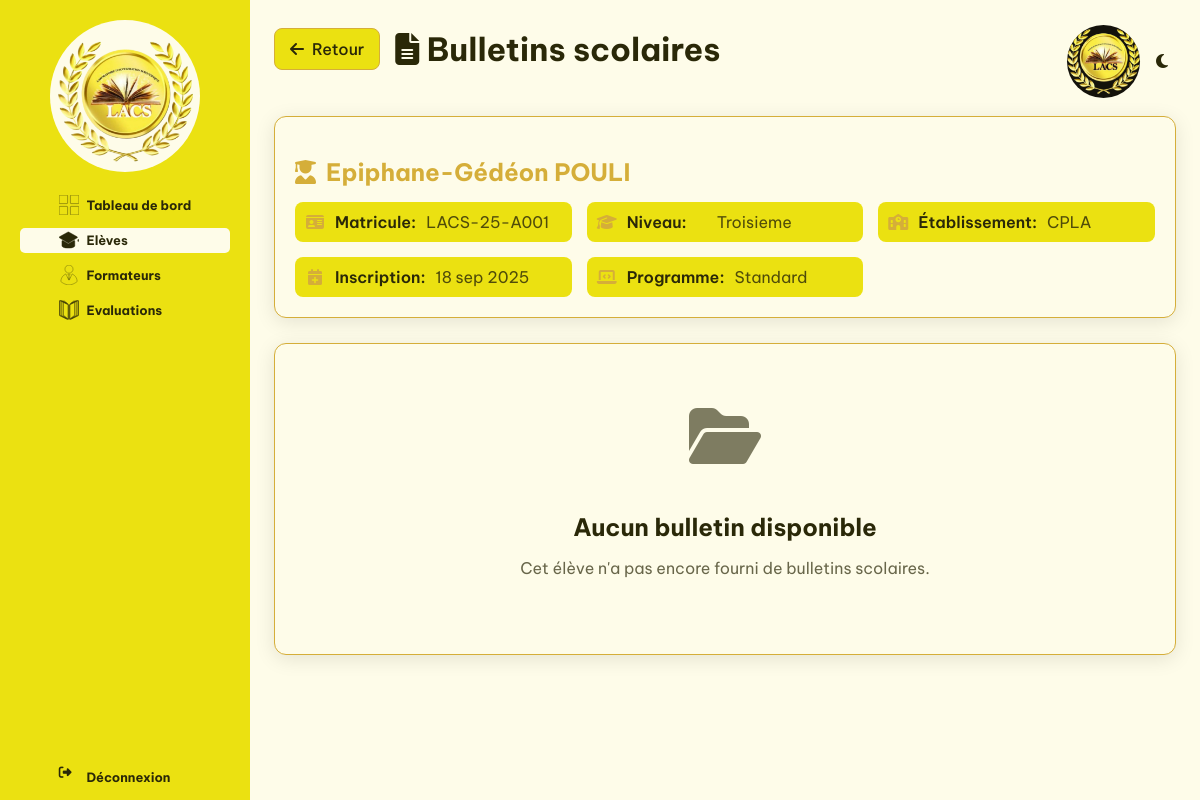
Screenshot of /bulletins/1 (signed in) with the database file from the repository.
### app/models.py (models this page shows)
class Utilisateur(db.Model, UserMixin):
    id = db.Column(db.Integer, primary_key=True)
    nom = db.Column(db.String(50), nullable=False)
    prenom = db.Column(db.String(50), nullable=False)
    numero_telephone = db.Column(db.String(20), nullable=True)
    email = db.Column(db.String(50), nullable=False, unique=True)
    mot_de_passe = db.Column(db.String(200), nullable=False)
    created_at = db.Column(db.Date, default=datetime.datetime.today())
    admin = db.Column(db.Boolean, default=False)

class Eleve(db.Model):
    id = db.Column(db.Integer, primary_key=True)
    matricule = db.Column(db.String(20), nullable=False, unique=True)
    date_naissance = db.Column(db.Date, nullable=False)
    classe = db.Column(db.String(50), nullable=False)
    genre = db.Column(db.String(10), nullable=False)
    utilisateur_id = db.Column(
        db.Integer, db.ForeignKey("utilisateur.id"), nullable=False
    )
    utilisateur = db.relationship(
        "Utilisateur", backref=db.backref("eleve", uselist=False, lazy=True)
    )
    parent_id = db.Column(db.Integer, db.ForeignKey("parent.id"), nullable=True)
    parent = db.relationship("Parent", backref=db.backref("enfants", lazy=True))

class Inscription(db.Model):
    id = db.Column(db.Integer, primary_key=True)
    adresse = db.Column(db.String(200), nullable=False)
    niveau_etude = db.Column(db.String(50), nullable=False)
    specialites = db.Column(db.String(100), nullable=True)
    etablissement_actuel = db.Column(db.String(200), nullable=False)
    niveau_maths = db.Column(db.String(50), nullable=False)
    niveau_sp = db.Column(db.String(50), nullable=False)
    niveau_svt = db.Column(db.String(50), nullable=False)
    bulletin_paths = db.Column(
        db.Text, nullable=True
    )  # Stocke les chemins des fichiers séparés par des virgules
    programme = db.Column(db.String(50), nullable=False)
    creneau = db.Column(db.String(50), nullable=True)
    services = db.Column(
        db.Text, nullable=True
    )  # Stocke les services sélectionnés séparés par des virgules
    attentes_lacs = db.Column(db.Text, nullable=True)
    created_at = db.Column(db.Date, default=datetime.datetime.today())
    eleve_id = db.Column(db.Integer, db.ForeignKey("eleve.id"), nullable=True)
    eleve = db.relationship(
        "Eleve", backref=db.backref("inscription", uselist=False, lazy=True)
    )

### app/routes.py (the view, shortened to what this page needs)
@app.route("/bulletins/<int:eleve_id>")
@login_required
def voir_bulletins(eleve_id):
    eleve = Eleve.query.get_or_404(eleve_id)
    inscription = Inscription.query.filter_by(eleve_id=eleve_id).first()
    bulletins = []
    return render_template(
        "bulletins.html", eleve=eleve, inscription=inscription, bulletins=bulletins
    )

### app/__init__.py (called while the page is built)
def format_date_fr(date_value, format_type="date"):
    if not date_value:
        return ""
    mois_fr = {
        1: "janv",
        2: "fév",
        3: "mar",
        4: "avr",
        5: "mai",
        6: "juin",
        7: "juil",
        8: "août",
        9: "sep",
        10: "oct",
        11: "nov",
        12: "déc",
    }
    if isinstance(date_value, str):
        date_value = datetime.strptime(date_value, "%Y-%m-%d").date()
    jour = date_value.day
    mois = mois_fr[date_value.month]
    annee = date_value.year
    if format_type == "date":
        return f"{jour} {mois} {annee}"
    elif format_type == "court":
        return f"{jour} {mois[:3]}. {annee}"
    else:
        return f"{jour} {mois} {annee}"

### app/routes.py (called while the page is built)
@login_manager.user_loader
def load_user(user_id):
    return Utilisateur.query.get(user_id)

### app/templates/bulletins.html (shortened to what this page needs)
<!DOCTYPE html>
<html lang="fr">
<head>
    <link rel="stylesheet" href="{{ url_for('static', filename='style/admin.css') }}">
    <link href="https://cdnjs.cloudflare.com/ajax/libs/font-awesome/6.5.0/css/all.min.css" rel="stylesheet">
</head>
<body>
    <header class="sidebar">
        <div class="logo">
            <img src="{{ url_for('static', filename='images/logo.png') }}" alt="LACS">
        </div>
        <nav class="menu">
            <div class="menu-header">
                <ul>
                    <li><a href="{{ url_for('admin_dashboard') }}">
                        Tableau de bord</a>
                    </li>
                    <li><a href="{{ url_for('liste_inscriptions') }}" class="active">
                        Elèves</a>
                    </li>
                    <li><a href="{{ url_for('add_article') }}">
                        Formateurs
                    </a></li>
                    <li><a href="{{ url_for('add_categorie') }}">
                        Evaluations
                    </a></li>
                </ul>
            </div>
            <div>
                <ul>
                    <li><a href="{{ url_for('logout') }}">
                        <i class="fas fa-sign-out-alt icon"></i>
                        Déconnexion</a>
                    </li>
                </ul>
            </div>
        </nav>
    </header>
    <main class="main">
        <div class="main-header">
            <div class="page-header">
                <a href="{{ url_for('liste_inscriptions') }}" class="back-btn">
                    <i class="fas fa-arrow-left"></i>
                    Retour
                </a>
                <h1>
                    <i class="fas fa-file-alt"></i>
                    Bulletins scolaires
                </h1>
            </div>
            <div class="main-header-left">
                <div class="profile">
                    <img src="{{url_for('static', filename='images/logo.png')}}" alt="">
                </div>
                <div onclick="toggleDarkMode()" class="theme">
                    <i class="fas fa-moon icon"></i>
                </div>
            </div>
        </div>
        <div class="main-content">
            <div class="student-summary">
                <h2>
                    <i class="fas fa-user-graduate"></i>
                    {{ eleve.utilisateur.prenom }} {{ eleve.utilisateur.nom }}
                </h2>
                <div class="student-details">
                    <div class="detail-item">
                        <i class="fas fa-id-card"></i>
                        <span class="label">Matricule:</span>
                        <span class="value">{{ eleve.matricule }}</span>
                    </div>
                    <div class="detail-item">
                        <i class="fas fa-graduation-cap"></i>
                        <span class="label">Niveau:</span>
                        <span class="value">{{ inscription.niveau_etude|title if inscription else 'N/A' }}</span>
                    </div>
                    <div class="detail-item">
                        <i class="fas fa-school"></i>
                        <span class="label">Établissement:</span>
                        <span class="value">{{ inscription.etablissement_actuel if inscription else 'N/A' }}</span>
                    </div>
                    <div class="detail-item">
                        <i class="fas fa-calendar-plus"></i>
                        <span class="label">Inscription:</span>
                        <span class="value">{{ inscription.created_at|date_fr if inscription else 'N/A' }}</span>
                    </div>
                    <div class="detail-item">
                        <i class="fas fa-laptop-code"></i>
                        <span class="label">Programme:</span>
                        <span class="value">{{ inscription.programme|title if inscription else 'N/A' }}</span>
                    </div>
                </div>
            </div>
            {% if bulletins %}
                <div class="bulletins-grid">
                    {% for bulletin in bulletins %}
                        <div class="bulletin-card">
                            <div class="bulletin-preview">
                                {% if bulletin.is_pdf %}
                                    <i class="fas fa-file-pdf pdf-icon"></i>
                                {% else %}
                                    <img src="{{ url_for('static', filename=bulletin.path) }}"
                                         alt="Bulletin {{ loop.index }}"
                                         loading="lazy">
                                {% endif %}
                            </div>
                            <div class="bulletin-info">
                                <div class="bulletin-filename">
                                    <i class="fas fa-file"></i>
                                    {{ bulletin.filename }}
                                </div>
                                <div class="bulletin-actions">
                                    <a href="{{ url_for('static', filename=bulletin.path) }}"
                                       target="_blank"
                                       class="action-btn btn-primary">
                                        <i class="fas fa-eye"></i>
                                        Voir
                                    </a>
                                    <a href="{{ url_for('static', filename=bulletin.path) }}"
                                       download="{{ bulletin.filename }}"
                                       class="action-btn btn-success">
                                        <i class="fas fa-download"></i>
                                        Télécharger
                                    </a>
                                </div>
                            </div>
                        </div>
                    {% endfor %}
                </div>
            {% else %}
                <div class="no-bulletins">
                    <i class="fas fa-folder-open"></i>
                    <h3>Aucun bulletin disponible</h3>
                    <p>Cet élève n'a pas encore fourni de bulletins scolaires.</p>
                </div>
            {% endif %}
        </div>
    </main>
</body>
</html>

### app/static/style/admin.css (style rules this page uses)
:root { --BackgroundDark: #14120B; --BackgroundLight: #FEFCE9; --BackgroungCardLight: #FEFCE9; --BackgroundElementLight: #EBE111; --BackgroundElementDark: #362B00; --BorderColorLight: #D5AE39; --BorderColorDark: #524202; --TextColorLight: #2A2808; --TextColorDark: #F6EEB4; --TextLinksColorLight: #D5AE39; --TextLinksColorDark: #EBE111; --ScrollBarLight: #2A2808; --ScrollBarDark: #F6EEB4; --space-neutral: 1.4em; --space-xxx-small: 0.2em; --space-xx-small: 0.4em; --space-x-small: 0.6em; --space-small: 0.8em; --space-medium: 1em; --space-large: 2em; --space-x-large: 3em; --space-xx-large: 4em; --space-xxx-large: 5em; --font-family: 'Be Vietnam Pro', Sans-Serif; --font-size-xxx-small: 45%; --font-size-xx-small: 55; --font-size-x-small: 62%; --font-size-small: 80%; --font-size-medium: 100%; --font-size-large: 125%; --font-size-x-large: 160%; --font-size-xx-large: 200%; --font-size-xxx-large: 260%; --max-width-xxx-small: 35rem; --max-width-xx-small: 45rem; --max-width-x-small: 54rem; --max-width-small: 65rem; --max-width-medium: 90rem; --max-width-large: 100rem; }
body { background-color: var(--BackgroundLight); color: var(--TextColorLight); font-family: var(--font-family); padding: 0; }
.sidebar { width: 250px; height: 100%; background-color: var(--BackgroundElementLight); position: fixed; top: 0; left: 0; z-index: 999; padding-top: 20px; display: flex; flex-direction: column; align-items: center; }
.logo { margin-bottom: 20px; height: 150px; width: 150px; background-color: var(--BackgroundLight); border-radius: 100%; display: flex; justify-content: center; align-items: center; padding-top: 10px; }
.logo img { width: 90%; }
.sidebar ul { list-style: none; padding: 0; margin: 0; }
.sidebar ul li { margin-bottom: 10px; }
.sidebar ul li a { text-decoration: none; color: var(--TextColorLight); font-size: var(--font-size-small); display: flex; align-items: center; gap: var(--space-x-small); padding: var(--space-xxx-small) var(--space-x-large); border-radius: 5px; font-weight: bold; }
.sidebar .active { background: var(--BackgroundLight); }
.sidebar .menu { display: flex; flex-direction: column; justify-content: space-between; height: 80%; margin-bottom: 20px; }
.icon { width: 20px; height: 20px; }
main { margin-left: 250px; margin-bottom: 100px; padding: 0 var(--space-medium) 0 var(--space-medium); }
.main-header { display: flex; justify-content: space-between; }
.main-header .main-header-left { display: flex; align-items: center; gap: var(--space-medium); }
.profile { height: 73px; width: 73px; background-color: var(--BackgroundDark); border-radius: 100%; display: flex; justify-content: center; align-items: center; overflow: hidden; }
.profile img { width: 100%; }
.theme { cursor: pointer; }

### app/templates/bulletins.html (style rules this page uses)
.no-bulletins { text-align: center; padding: 60px 20px; background: var(--BackgroundLight); border-radius: 12px; box-shadow: 0 4px 20px rgba(0, 0, 0, 0.1); border: 1px solid var(--BorderColorLight); }
.no-bulletins i { font-size: 4rem; color: var(--TextColorLight); margin-bottom: 20px; opacity: 0.6; }
.no-bulletins h3 { color: var(--TextColorLight); margin-bottom: 10px; font-size: 1.5rem; }
.no-bulletins p { color: var(--TextColorLight); font-size: 1rem; opacity: 0.7; }
.student-summary { background: var(--BackgroundLight); border-radius: 12px; padding: 20px; margin-bottom: 25px; box-shadow: 0 4px 20px rgba(0, 0, 0, 0.1); border: 1px solid var(--BorderColorLight); }
.student-summary h2 { color: var(--TextLinksColorLight); margin-bottom: 15px; font-size: 1.5rem; display: flex; align-items: center; gap: 10px; }
.student-details { display: grid; grid-template-columns: repeat(auto-fit, minmax(250px, 1fr)); gap: 15px; }
.detail-item { display: flex; align-items: center; gap: 10px; padding: 10px; background: var(--BackgroundElementLight); border-radius: 8px; }
.detail-item i { color: var(--TextLinksColorLight); width: 20px; text-align: center; }
.detail-item .label { font-weight: 600; color: var(--TextColorLight); min-width: 80px; }
.detail-item .value { color: var(--TextColorLight); opacity: 0.8; }
.page-header { display: flex; align-items: center; gap: 15px; margin-bottom: 25px; }
.back-btn { display: inline-flex; align-items: center; gap: 8px; padding: 10px 15px; background: var(--BackgroundElementLight); color: var(--TextColorLight); text-decoration: none; border-radius: 8px; font-weight: 500; transition: all 0.3s ease; border: 1px solid var(--BorderColorLight); }

### rows the page displays
Utilisateur: utilisateur.prenom "Epiphane-Gédéon", utilisateur.nom "POULI"
Eleve: matricule "LACS-25-A001"
Inscription: niveau_etude "Troisieme", etablissement_actuel "CPLA", created_at "18 sep 2025", programme "Standard"
